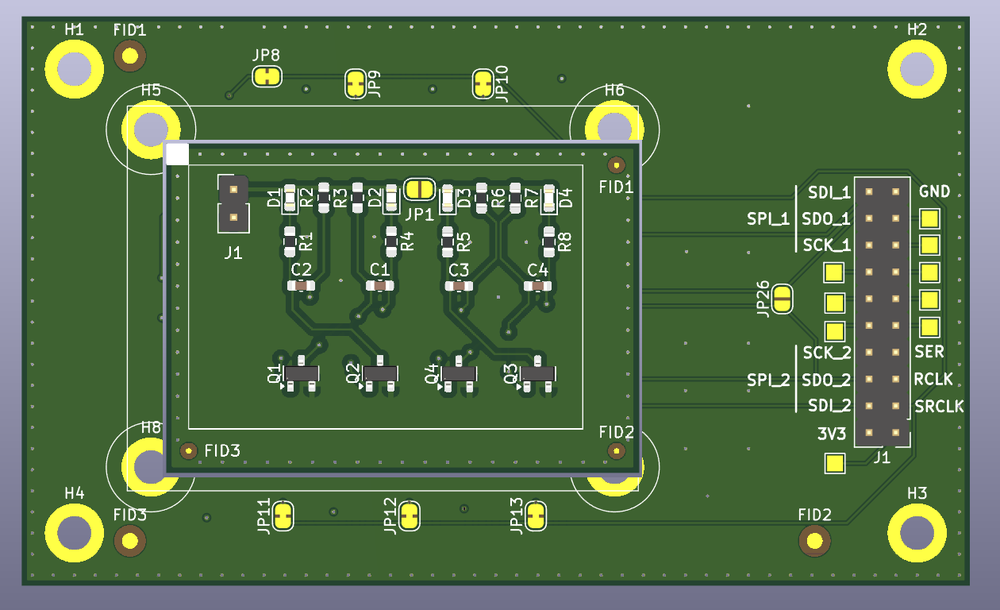
#> input picture images/fid_test_1.png, 1000 x 610 px, shrunk from 1260 x 768 before the run
$ python main_fiducials.py
#> lines starting #> are read from the running program, lines starting #| are printed output that depends on the picture; after the words box and inside, x2 and y2 are one past the last pixel; in counts of white or black regions, pixels touching at a corner belong together
### utils/image_utils.py
import cv2
import numpy as np
import math

def is_close_point(points, new_point, minimum_distance):
    for point in points:
        distance = np.sqrt((point[0] - new_point[0])**2 + (point[1] - new_point[1])**2)
        if distance < minimum_distance:
            return True
    return False

def create_pattern(external_diameter,internal_diameter, color_external, color_internal):
    external_radius = external_diameter // 2
    internal_radius = internal_diameter // 2

    pattern = np.zeros((external_diameter,external_diameter), dtype=np.uint8)
    cv2.circle(pattern, (external_radius,external_radius), external_radius, (color_external,color_external,color_external), cv2.FILLED)
    cv2.circle(pattern, (external_radius,external_radius), internal_radius, (color_internal ,color_internal,color_internal), cv2.FILLED)
    return pattern

def find_points(match_img, points_to_find):
    found_points = []
    threshold = 1
    while len(found_points) < points_to_find and threshold > 0:
        loc = np.where( match_img >= threshold)
        for pt in zip(*loc[::-1]):
            if not is_close_point(found_points, pt, 50):
                found_points.append(pt)
                if len(found_points) == points_to_find:
                    break
        threshold -= 0.01
    return found_points

def paint_matched_points(image, points, external_diameter, color):
    for point in points:
        bottom_left_corner = (point[0] + external_diameter, point[1] + external_diameter)
        cv2.rectangle(image, point, bottom_left_corner, color, 2)

# [173 lines left out: functions find_left_top_point, find_left_bottom_point, find_right_top_point, find_right_bottom_point, fid_orientation, draw_ltr and 5 more, not called in this run]

### main_fiducials.py
from utils.image_utils import *

EXTERNAL_DIAMETER_SENSOR = 40
INTERNAL_DIAMETER_SENSOR = 20
EXTERNAL_DIAMETER_DUT = 20
INTERNAL_DIAMETER_DUT = 7

EXTERNAL_COLOR = 100
INTERNAL_COLOR = 240
MAX_MATCHS = 3

SENSOR_BOTTOM_DIST_MM = 65
SENSOR_LEFT_DIST_MM = 46

DUT_BOTTOM_DIST_MM = 38
DUT_RIGHT_DIST_MM = 26

# Find fiducial points in image
image = cv2.imread('images/fid_test_1.png')
#> image is the input picture: shape (610, 1000, 3); mean B, G, R 74.2, 111.6, 84.8

pattern_sensor = create_pattern(EXTERNAL_DIAMETER_SENSOR, INTERNAL_DIAMETER_SENSOR, EXTERNAL_COLOR,INTERNAL_COLOR)
#> in create_pattern, `cv2.circle(pattern, (external_radius,external_radius), external_radius..`:
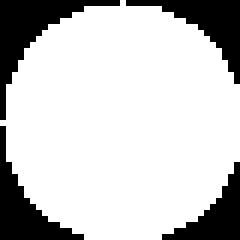
#> pattern: shape (40, 40) (shown 6 times larger); values 0 (black) and 100 (white), 78.4% white; 4 black regions, box (x1, y1, x2, y2) and area: (0, 0, 20, 20) 106, (21, 0, 40, 14) 86, (0, 21, 14, 40) 86, (27, 27, 40, 40) 67
#> in create_pattern, `cv2.circle(pattern, (external_radius,external_radius), internal_radius..`: pattern: shape (40, 40); 19.81% of pixels changed, all inside (x1, y1, x2, y2) = (10, 10, 31, 31)
pattern_dut = create_pattern(EXTERNAL_DIAMETER_DUT, INTERNAL_DIAMETER_DUT, EXTERNAL_COLOR,INTERNAL_COLOR)
#> call 2 of create_pattern, with external_diameter = 20, internal_diameter = 7, color_external = 100, color_internal = 240
#> in create_pattern (call 2), `cv2.circle(pattern, (external_radius,external_radius), external_radius..`: pattern: shape (20, 20); values 0 (black) and 100 (white), 78.8% white; 4 black regions (1 under 20 px), largest, box (x1, y1, x2, y2) and area: (0, 0, 10, 10) 31, (11, 0, 20, 6) 21, (0, 11, 6, 20) 21
#> in create_pattern (call 2), `cv2.circle(pattern, (external_radius,external_radius), internal_radius..`:
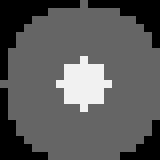
#> pattern: shape (20, 20) (shown 8 times larger); min 0, max 240, mean 88.9
grey_image = cv2.cvtColor(image, cv2.COLOR_BGR2GRAY)
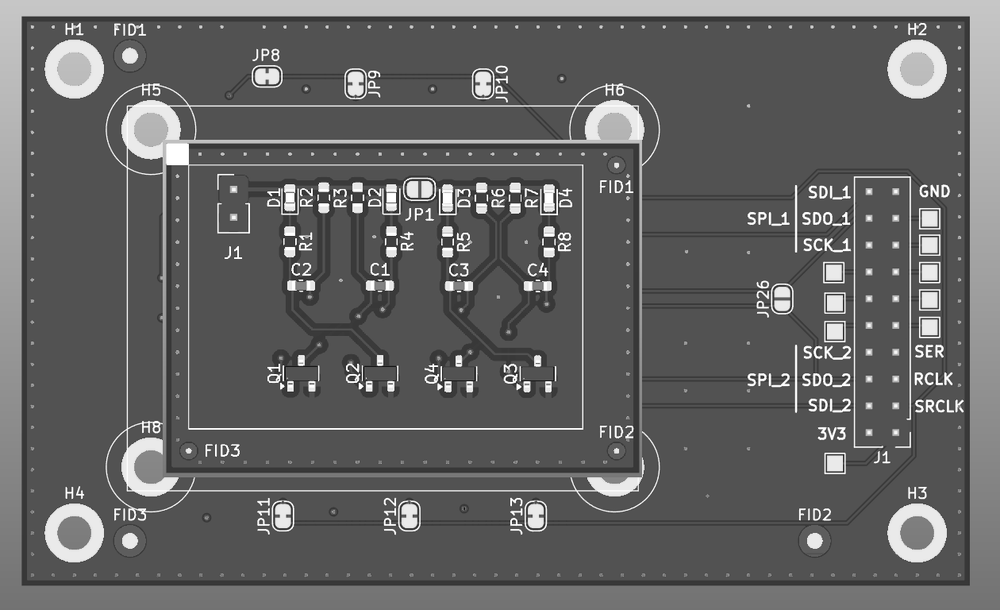
#> grey_image: shape (610, 1000); min 16, max 255, mean 99.6

match_img_sensor = cv2.matchTemplate(grey_image, pattern_sensor, cv2.TM_CCOEFF_NORMED)
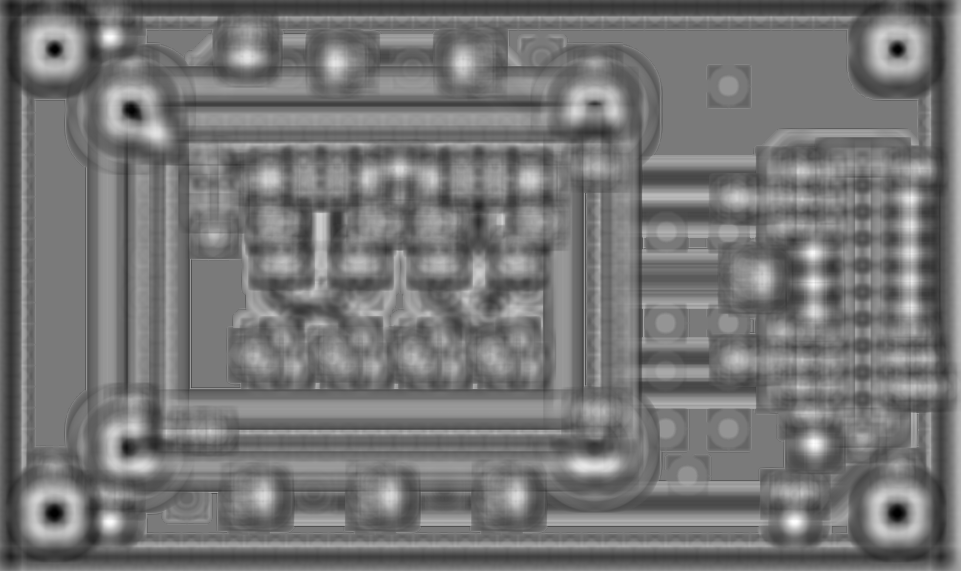
#> match_img_sensor: shape (571, 961) float32; min -0.649, max 0.703, mean -0.0235; drawn with min black and max white
found_points_sensor = find_points(match_img_sensor, MAX_MATCHS)
#> the loop in find_points, `while len(found_points) < points_to_find and threshold > 0:` made 33 passes
#> loc on passes 1 to 12: (empty array, empty array), (empty array, empty array), (empty array, empty array), (empty array, empty array), (empty array, empty array), (empty array, empty array), (empty array, empty array), (empty array, empty array), (empty array, empty array), (empty array, empty array), (empty array, empty array), (empty array, empty array)
#> after the loop in find_points, `while len(found_points) < points_to_find and threshold > 0:`: found_points = [(793, 521), (108, 36), (813, 441)]; threshold = 0.67
#> found_points_sensor = [(793, 521), (108, 36), (813, 441)]
match_img_dut = cv2.matchTemplate(grey_image, pattern_dut, cv2.TM_CCOEFF_NORMED)
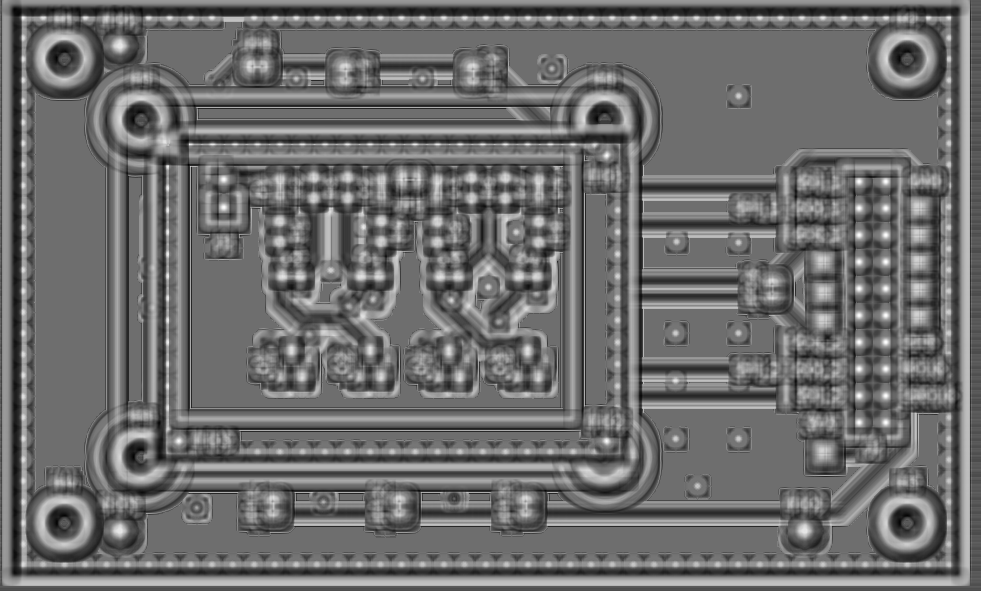
#> match_img_dut: shape (591, 981) float32; min -0.512, max 0.665, mean -0.00541; drawn with min black and max white
found_points_dut = find_points(match_img_dut, MAX_MATCHS)
#> the loop in find_points (call 2), `while len(found_points) < points_to_find and threshold > 0:` made 35 passes
#> found_points_dut = [(859, 181), (859, 261), (859, 315)]

paint_matched_points(image, found_points_sensor, EXTERNAL_DIAMETER_SENSOR, (0,0,255))
#> the loop in paint_matched_points, `for point in points:` made 3 passes
#> (point, bottom_left_corner) on passes 1 to 3: ((793, 521), (833, 561)), ((108, 36), (148, 76)), ((813, 441), (853, 481))
#> after the loop in paint_matched_points, `for point in points:`:
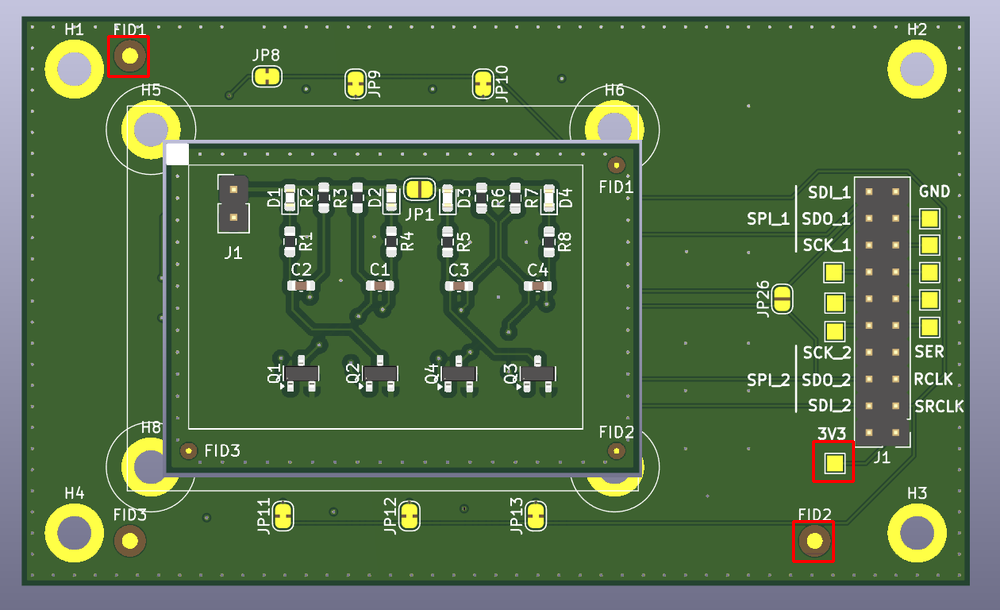
#> image: shape (610, 1000, 3); 0.23% of pixels changed, all inside (x1, y1, x2, y2) = (107, 35, 855, 563)
paint_matched_points(image, found_points_dut, EXTERNAL_DIAMETER_DUT, (0,255,0))
#> call 2 of paint_matched_points, with external_diameter = 20, color = (0, 255, 0)
#> the loop in paint_matched_points (call 2), `for point in points:` made 3 passes
#> (point, bottom_left_corner) on passes 1 to 3: ((859, 181), (879, 201)), ((859, 261), (879, 281)), ((859, 315), (879, 335))
#> after the loop in paint_matched_points (call 2), `for point in points:`:
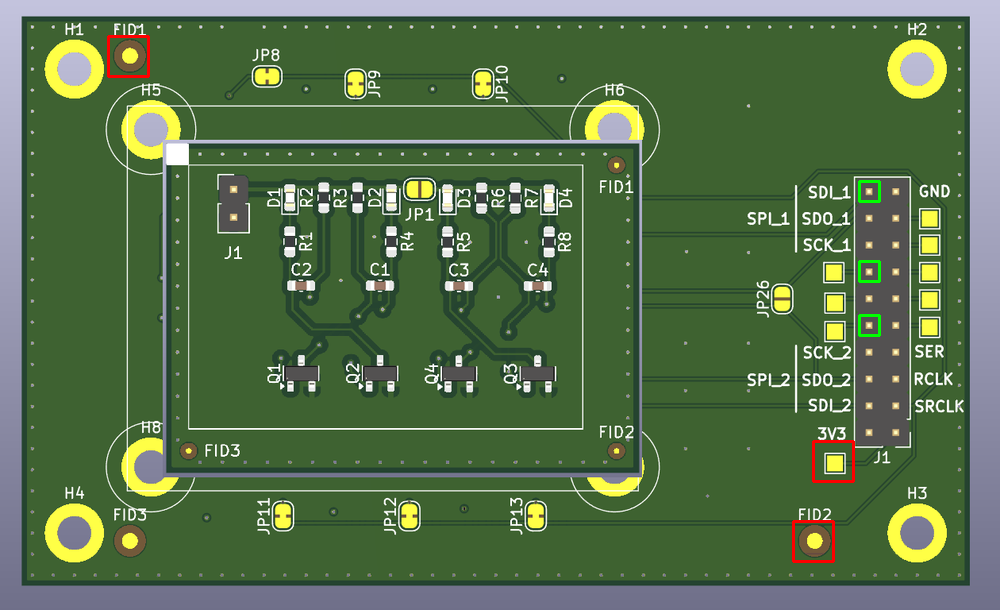
#> image: shape (610, 1000, 3); 0.12% of pixels changed, all inside (x1, y1, x2, y2) = (858, 180, 881, 337)


cv2.namedWindow('Result', cv2.WINDOW_NORMAL)
cv2.imshow('Result', image)

# Transform from pixel-Space to mm-Space


cv2.waitKey(0)
cv2.destroyAllWindows()
